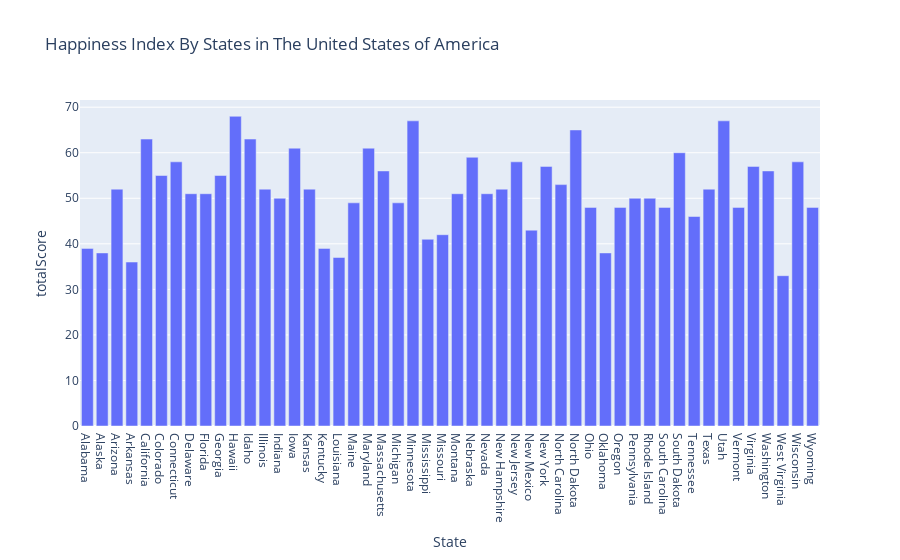

Notebook code for this chart:
### Code cell
happiness_index_fig = px.bar(happiness_index,title = "Happiness Index By States in The United States of America", x = "State", 
                             y = "totalScore", hover_data = happiness_index.columns)

happiness_index_fig.show()

### Figure 1 — Plotly figure (JSON) as saved in the notebook; plotly's stock layout.template omitted (floating-point values rounded to 4 significant figures; data arrays with more than 128 entries replaced by an {"elided": "..."} marker saying what was removed)
{"data": [{"alignmentgroup": "True", "customdata": {"elided": "50x3 int values"}, "hovertemplate": "State=%{x}<br>totalScore=%{y}<br>emotAndPhysRank=%{customdata[0]}<br>workEnvironRank=%{customdata[1]}<br>communityAndEnvironRank=%{customdata[2]}<extra></extra>", "legendgroup": "", "marker": {"color": "#636efa", "pattern": {"shape": ""}}, "name": "", "offsetgroup": "", "orientation": "v", "showlegend": false, "textposition": "auto", "type": "bar", "x": ["Alabama", "Alaska", "Arizona", "Arkansas", "California", "Colorado", "Connecticut", "Delaware", "Florida", "Georgia", "Hawaii", "Idaho", "Illinois", "Indiana", "Iowa", "Kansas", "Kentucky", "Louisiana", "Maine", "Maryland", "Massachusetts", "Michigan", "Minnesota", "Mississippi", "Missouri", "Montana", "Nebraska", "Nevada", "New Hampshire", "New Jersey", "New Mexico", "New York", "North Carolina", "North Dakota", "Ohio", "Oklahoma", "Oregon", "Pennsylvania", "Rhode Island", "South Carolina", "South Dakota", "Tennessee", "Texas", "Utah", "Vermont", "Virginia", "Washington", "West Virginia", "Wisconsin", "Wyoming"], "xaxis": "x", "y": [39, 38, 52, 36, 63, 55, 58, 51, 51, 55, 68, 63, 52, 50, 61, 52, 39, 37, 49, 61, 56, 49, 67, 41, 42, 51, 59, 51, 52, 58, 43, 57, 53, 65, 48, 38, 48, 50, 50, 48, 60, 46, 52, 67, 48, 57, 56, 33, 58, 48], "yaxis": "y"}], "layout": {"barmode": "relative", "legend": {"tracegroupgap": 0}, "title": {"text": "Happiness Index By States in The United States of America"}, "xaxis": {"anchor": "y", "domain": [0, 1], "title": {"text": "State"}}, "yaxis": {"anchor": "x", "domain": [0, 1], "title": {"text": "totalScore"}}}}
